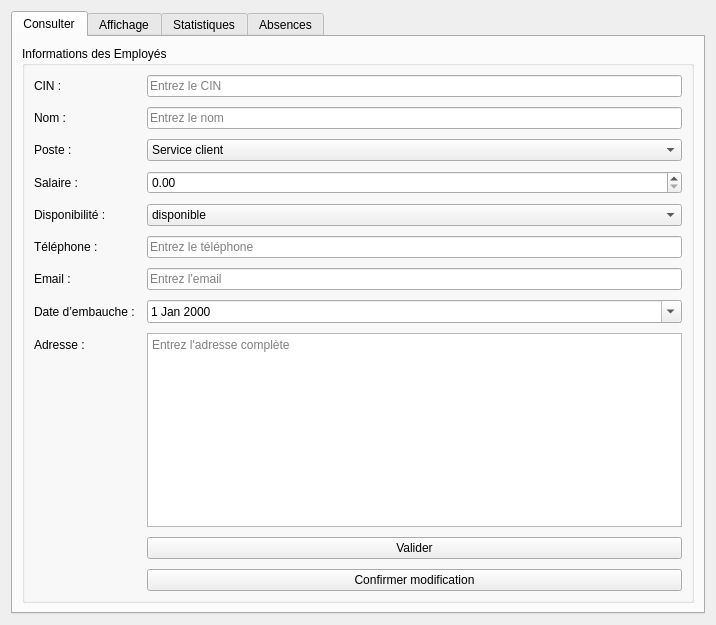
<?xml version="1.0" encoding="UTF-8"?>
<ui version="4.0">
 <class>EmployeWidget</class>
 <widget class="QWidget" name="EmployeWidget">
  <property name="windowTitle">
   <string>Gestion des Employés</string>
  </property>
  <layout class="QVBoxLayout" name="verticalLayout">
   <item>
    <widget class="QTabWidget" name="tabWidget">
     <property name="currentIndex">
      <number>0</number>
     </property>

     <!-- TAB CONSULTER -->
     <widget class="QWidget" name="tabConsulter">
      <attribute name="title">
       <string>Consulter</string>
      </attribute>
      <layout class="QVBoxLayout" name="verticalLayoutConsulter">
       <item>
        <widget class="QGroupBox" name="groupBoxInfoEmployes">
         <property name="title">
          <string>Informations des Employés</string>
         </property>
         <layout class="QFormLayout" name="formLayoutEmploye">
          <property name="labelAlignment">
           <set>Qt::AlignmentFlag::AlignLeft|Qt::AlignmentFlag::AlignVCenter</set>
          </property>
          <property name="formAlignment">
           <set>Qt::AlignmentFlag::AlignTop</set>
          </property>
          <property name="horizontalSpacing">
           <number>12</number>
          </property>
          <property name="verticalSpacing">
           <number>10</number>
          </property>

          <item row="0" column="0">
           <widget class="QLabel" name="labelCIN">
            <property name="text">
             <string>CIN :</string>
            </property>
           </widget>
          </item>
          <item row="0" column="1">
           <widget class="QLineEdit" name="lineEditCIN">
            <property name="placeholderText">
             <string>Entrez le CIN</string>
            </property>
           </widget>
          </item>

          <item row="1" column="0">
           <widget class="QLabel" name="labelNom">
            <property name="text">
             <string>Nom :</string>
            </property>
           </widget>
          </item>
          <item row="1" column="1">
           <widget class="QLineEdit" name="lineEditNom">
            <property name="placeholderText">
             <string>Entrez le nom</string>
            </property>
           </widget>
          </item>

          <item row="2" column="0">
           <widget class="QLabel" name="labelPoste">
            <property name="text">
             <string>Poste :</string>
            </property>
           </widget>
          </item>
          <item row="2" column="1">
           <widget class="QComboBox" name="comboBoxPoste">
            <item><property name="text"><string>Service client</string></property></item>
            <item><property name="text"><string>Responsable Atelier</string></property></item>
            <item><property name="text"><string>Responsable du Stock</string></property></item>
            <item><property name="text"><string>Responsable de Maintenance</string></property></item>
           </widget>
          </item>

          <item row="3" column="0">
           <widget class="QLabel" name="labelSalaire">
            <property name="text">
             <string>Salaire :</string>
            </property>
           </widget>
          </item>
          <item row="3" column="1">
           <widget class="QDoubleSpinBox" name="doubleSpinBoxSalaire">
            <property name="maximum">
             <double>999999.99</double>
            </property>
           </widget>
          </item>

          <item row="4" column="0">
           <widget class="QLabel" name="labelDispo">
            <property name="text">
             <string>Disponibilité :</string>
            </property>
           </widget>
          </item>
          <item row="4" column="1">
           <widget class="QComboBox" name="comboBoxDispo">
            <item><property name="text"><string>disponible</string></property></item>
            <item><property name="text"><string>en congé</string></property></item>
            <item><property name="text"><string>absent</string></property></item>
           </widget>
          </item>

          <item row="5" column="0">
           <widget class="QLabel" name="labelTelephone">
            <property name="text">
             <string>Téléphone :</string>
            </property>
           </widget>
          </item>
          <item row="5" column="1">
           <widget class="QLineEdit" name="lineEditTelephone">
            <property name="placeholderText">
             <string>Entrez le téléphone</string>
            </property>
           </widget>
          </item>

          <item row="6" column="0">
           <widget class="QLabel" name="labelEmail">
            <property name="text">
             <string>Email :</string>
            </property>
           </widget>
          </item>
          <item row="6" column="1">
           <widget class="QLineEdit" name="lineEditEmail">
            <property name="placeholderText">
             <string>Entrez l'email</string>
            </property>
           </widget>
          </item>

          <item row="7" column="0">
           <widget class="QLabel" name="labelDateEmbauche">
            <property name="text">
             <string>Date d’embauche :</string>
            </property>
           </widget>
          </item>
          <item row="7" column="1">
           <widget class="QDateEdit" name="dateEditEmbauche">
            <property name="calendarPopup">
             <bool>true</bool>
            </property>
           </widget>
          </item>

          <item row="8" column="0">
           <widget class="QLabel" name="labelAdresse">
            <property name="text">
             <string>Adresse :</string>
            </property>
           </widget>
          </item>
          <item row="8" column="1">
           <widget class="QTextEdit" name="textEditAdresse">
            <property name="placeholderText">
             <string>Entrez l'adresse complète</string>
            </property>
            <property name="minimumHeight">
             <number>60</number>
            </property>
            <property name="maximumHeight">
             <number>80</number>
            </property>
           </widget>
          </item>

          <item row="9" column="1">
           <widget class="QPushButton" name="btnValider">
            <property name="text">
             <string>Valider</string>
            </property>
            <property name="styleSheet">
             <string notr="true">
background-color: #8B9B6A; color: white; font-weight: bold;
QPushButton#btnValider:hover { background-color: #9BAB7A; }
             </string>
            </property>
           </widget>
          </item>

          <item row="10" column="1">
           <widget class="QPushButton" name="btnConfirmerModification">
            <property name="text">
             <string>Confirmer modification</string>
            </property>
            <property name="styleSheet">
             <string notr="true">
background-color: #8B5A2B; color: white; font-weight: bold;
QPushButton#btnConfirmerModification:hover { background-color: #9B8068; }
             </string>
            </property>
           </widget>
          </item>

         </layout>
        </widget>
       </item>
      </layout>
     </widget>

     <!-- TAB AFFICHAGE -->
     <widget class="QWidget" name="tabAffichage">
      <attribute name="title">
       <string>Affichage</string>
      </attribute>
      <layout class="QVBoxLayout" name="verticalLayoutAffichage">
       <item>
        <widget class="QGroupBox" name="groupRechercheEtTri">
         <property name="title">
          <string>Recherche et Tri</string>
         </property>
         <layout class="QHBoxLayout" name="horizontalRechercheEtTri">
          <item>
           <widget class="QLabel" name="labelRechercher">
            <property name="text">
             <string>Rechercher :</string>
            </property>
           </widget>
          </item>
          <item>
           <widget class="QLineEdit" name="lineEditRecherche">
            <property name="placeholderText">
             <string>CIN ou poste...</string>
            </property>
           </widget>
          </item>
          <item>
           <widget class="QPushButton" name="btnRechercher">
            <property name="text">
             <string>Rechercher</string>
            </property>
           </widget>
          </item>
          <item>
           <widget class="QLabel" name="labelTrierPar">
            <property name="text">
             <string>Trier par :</string>
            </property>
           </widget>
          </item>
          <item>
           <widget class="QComboBox" name="comboBoxTri">
            <item>
             <property name="text">
              <string>Salaire (croissant)</string>
             </property>
            </item>
            <item>
             <property name="text">
              <string>Salaire (décroissant)</string>
             </property>
            </item>
           </widget>
          </item>
          <item>
           <widget class="QPushButton" name="btnTrier">
            <property name="text">
             <string>Trier</string>
            </property>
           </widget>
          </item>
          <item>
           <widget class="QPushButton" name="btnAfficherTout">
            <property name="text">
             <string>Afficher tout</string>
            </property>
           </widget>
          </item>
         </layout>
        </widget>
       </item>

       <item>
        <widget class="QGroupBox" name="groupBoxActions">
         <property name="title">
          <string>Actions</string>
         </property>
         <layout class="QHBoxLayout">
          <item><widget class="QPushButton" name="btnAjouter"><property name="text"><string>+ Ajouter</string></property></widget></item>
          <item><widget class="QPushButton" name="btnModifier"><property name="text"><string>Modifier</string></property></widget></item>
          <item><widget class="QPushButton" name="btnSupprimer"><property name="text"><string>Supprimer</string></property></widget></item>
          <item><widget class="QPushButton" name="btnAfficherToutActions"><property name="text"><string>Afficher Tout</string></property></widget></item>
          <item><widget class="QPushButton" name="btnVider"><property name="text"><string>Vider</string></property></widget></item>
          <item><widget class="QPushButton" name="btnRenvoyerCode"><property name="text"><string>Renvoyer code d'accès</string></property></widget></item>
         </layout>
        </widget>
       </item>

       <item>
        <widget class="QTableWidget" name="tableWidgetEmployes"/>
       </item>

       <item>
        <widget class="QGroupBox" name="groupBoxExport">
         <property name="title">
          <string>Emploi de travail</string>
         </property>
         <layout class="QVBoxLayout">
          <item><widget class="QPushButton" name="btnExportPDF"><property name="text"><string>Exporter en PDF</string></property></widget></item>
         </layout>
        </widget>
       </item>
      </layout>
     </widget>

     <!-- TAB STATISTIQUES -->
     <widget class="QWidget" name="tabStatistiques">
      <attribute name="title">
       <string>Statistiques</string>
      </attribute>
      <layout class="QVBoxLayout">
       <item>
        <widget class="QGroupBox" name="groupBoxStats">
         <property name="title">
          <string>Statistiques des employés</string>
         </property>
         <layout class="QGridLayout">
          <item row="0" column="0"><widget class="QLabel" name="labelTotalEmp"><property name="text"><string>Total employés :</string></property></widget></item>
          <item row="0" column="1"><widget class="QLabel" name="labelTotalEmployesValeur"><property name="text"><string>0</string></property></widget></item>

          <item row="1" column="0"><widget class="QLabel" name="labelSalaireTotal"><property name="text"><string>Salaire total :</string></property></widget></item>
          <item row="1" column="1"><widget class="QLabel" name="labelSalaireTotalValeur"><property name="text"><string>0</string></property></widget></item>

          <item row="2" column="0"><widget class="QLabel" name="labelSalaireMoyen"><property name="text"><string>Salaire moyen :</string></property></widget></item>
          <item row="2" column="1"><widget class="QLabel" name="labelSalaireMoyenValeur"><property name="text"><string>0</string></property></widget></item>

          <item row="3" column="0"><widget class="QLabel" name="labelDispoCount"><property name="text"><string>Disponibles :</string></property></widget></item>
          <item row="3" column="1"><widget class="QLabel" name="labelDispoValeur"><property name="text"><string>0</string></property></widget></item>

          <item row="4" column="0"><widget class="QLabel" name="labelCongeCount"><property name="text"><string>En congé :</string></property></widget></item>
          <item row="4" column="1"><widget class="QLabel" name="labelCongeValeur"><property name="text"><string>0</string></property></widget></item>

          <item row="5" column="0"><widget class="QLabel" name="labelAbsentCount"><property name="text"><string>Absents :</string></property></widget></item>
          <item row="5" column="1"><widget class="QLabel" name="labelAbsentValeur"><property name="text"><string>0</string></property></widget></item>

          <item row="6" column="0"><widget class="QPushButton" name="btnActualiserStats"><property name="text"><string>Actualiser les statistiques</string></property></widget></item>
         </layout>
        </widget>
       </item>
      </layout>
     </widget>

     <!-- TAB ABSENCES -->
     <widget class="QWidget" name="tabAbsences">
      <attribute name="title"><string>Absences</string></attribute>
      <layout class="QVBoxLayout">
       <item>
        <layout class="QHBoxLayout">
         <item><widget class="QPushButton" name="btnActualiserAbsences"><property name="text"><string>Actualiser absences</string></property></widget></item>
         <item><widget class="QPushButton" name="btnExportAbsencesPDF"><property name="text"><string>Exporter absences PDF</string></property></widget></item>
        </layout>
       </item>
       <item><widget class="QTableWidget" name="tableWidgetAbsences"/></item>
      </layout>
     </widget>

    </widget>
   </item>
  </layout>
 </widget>
 <resources/>
 <connections/>
</ui>
